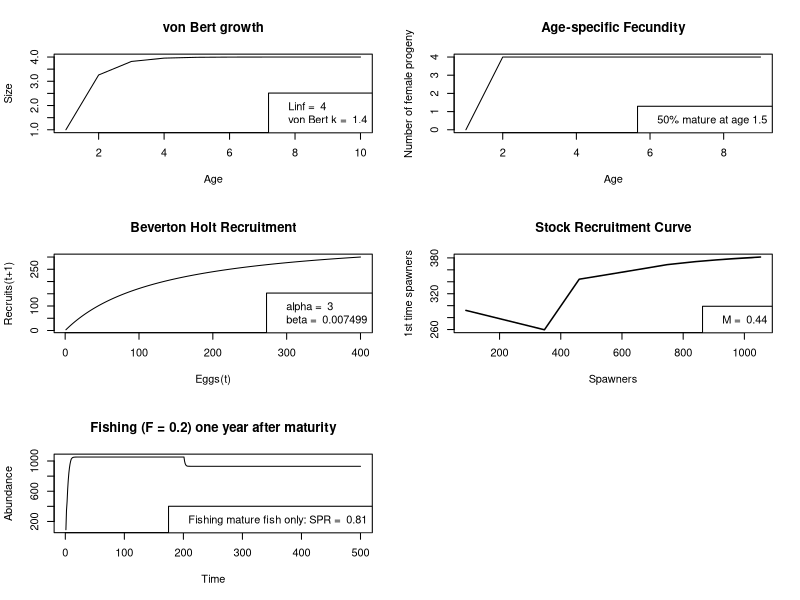
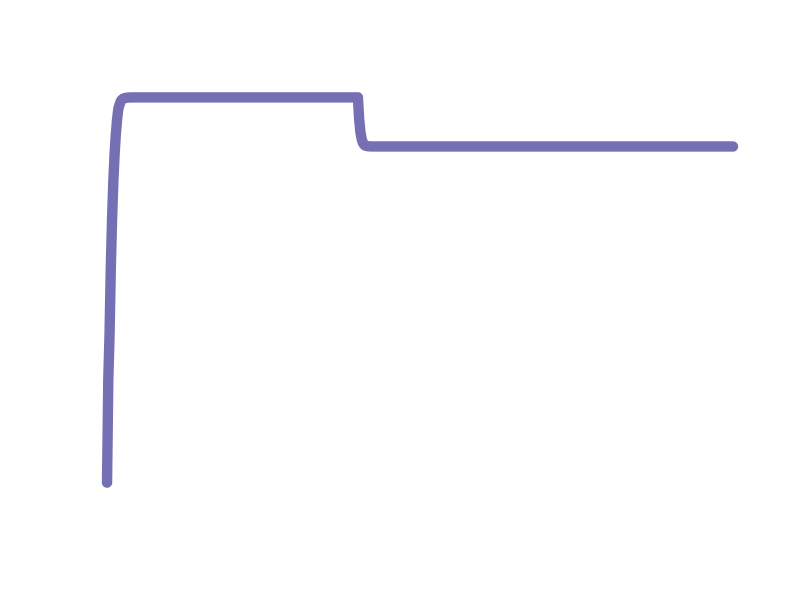
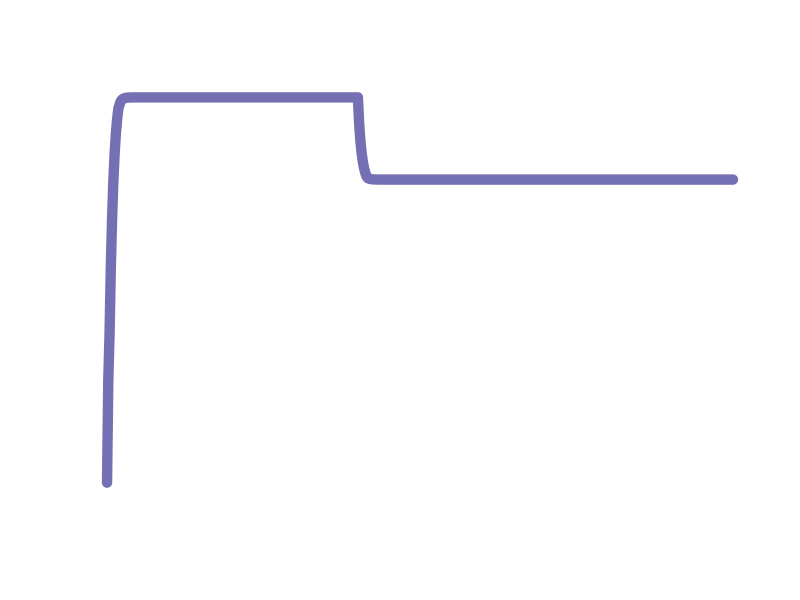

These figures' R source, in order:
##########################
# DART FROG PROJECTIONS

rm(list=ls(all=TRUE))
library(reshape)
#library(ggplot2)
library(plyr)
library(fields)

#Model parameters:
Npop=10  #initial pop size (not important)
Tmax=500 #max years
Tfishing=200 #when we start fishing
Trecovery=500 #stop fishing 

fishatmat=T # this switches which type of fishing (and graphing) we choose. If true, it graphs all life history graphs and age-selective fishing

#Life history parameters      	
recruitsize=1
Amax=10 #max age
amat=1.5 #age at maturation - this varies depending on the matration function chosen

Linf=4 #max size
k=1.4   # Growth function param
fishingsize = .75*Linf #size-selective fishery threshold size 


M=0.44   #natural mortality coef  

c=0   #egg slope 
d=4   #egg intercept

N0 = 100*Linf  # intitial number of eggs     
alpha = 3         # BH recruitment

q=1 #maturation ogive steepness (1 = very steep)

mu_f=0.2 #fishing mortality
harvest=c(0, mu_f)  

fishB=rep(0, length(harvest))
fishY=rep(0, length(harvest))
fishP=rep(0, length(harvest))
Recruits=rep(0, length(harvest))


#set up matrices
N=matrix(nrow=Amax, ncol=Tmax, data=0)

L=matrix(nrow=Amax, ncol=1, data=1)
mu=matrix(nrow=Amax, ncol=1, data=0)
E=matrix(nrow=Amax, ncol=Tmax, data=0)
S=matrix(nrow=1, ncol=Tmax, data=0)
P=matrix(nrow=1, ncol=Tmax)
B=matrix(nrow=1, ncol=Tmax)
Y=matrix(nrow=1, ncol=Tmax) 

#set up vectors to hold age-specific variables 
Pmale=rep(0, Amax) #probability of sex change
fert=rep(0, Tmax) #fert probability
pmat=rep(0, Amax) #maturation probability
eggs=rep(0, Amax) #fecundity
mu=rep(0, Amax) #natural mortality
select=rep(0, Amax) #fishery selectivity

N[1:10, 1]=Npop #initial population size
L[1]=recruitsize #larval size at recruitment



#First: Define the age-specific growth, 

for (a in 1:(Amax-1)) {
  
  #VBGE
  L[a+1]= Linf*(1-exp(-k)) + (L[a])*exp(-k) #length at age
  
}#end 1st age loop


# Second: define age-specific mortality and maturation, and fecundity

for (a in 1:(Amax)) {
  
  #natural mortality
  mu[a]= 1-(1/(1+Linf/L[a]*(exp(k)-1)))^(M/k)  #natural mortality function of Length
  
  #maturation ogive
  pmat[a]=ifelse( a < amat, 0, 1)     #knife edge maturation
  
  #FECUNDITY
  eggs[a]= c*L[a] + d #fecundity is a function of individual mass-at-age 
  
} #end 2nd age loop


#Third: define fishing selectivity    
for (a in 1:(Amax)) {
  #JUST AFTER AGE AT MATURATION
  if(fishatmat==1) {
    select[a] = ifelse( a < amat+1, 0, 1)  #knife edge gear selectivity right after maturation  
  } else {
    #JUST AFTER SIZE AT MATURATION
    #select[a]= ifelse( L[a] < (Lmat), 0, 1)  #gear selectivity same for all fish > maturation
    ##SIZE THRESHOLD
    select[a] = ifelse(L[a]< fishingsize, 0, 1)     
  }
} #end 3rd age loop


#Now for these age specific rates, simulate pop dynamics through time       
for(t in 1:(Tmax-1)) {
  
  
  E[,t]=N[, t]*pmat*eggs  #assuming spawning occurs between 1 t and the next
  
  P[t]= sum(E[,t])  #assuming fertilization is 100%
  
  beta= (alpha*P[t]-1)/(N0*P[t])  
  
  N[1,t+1]= alpha*P[t]/(1+beta*P[t]) #this is the N_0 class that is born and enters in the next time step.. 
  
  for (age in 1:(Amax-1)) {
    
    Fishing= if (Tfishing < t & Trecovery > t) {
      Fishing = select[age]*mu_f } else {
        Fishing = 0
      }
    
    N[age+1,t+1] = N[age, t]*exp(-mu[age]-Fishing)
    B[t]=sum(N[,t])
    Y[t]=sum((N[,t]) * (1-exp(-mu[age]-Fishing)) *(Fishing/(mu[age]+Fishing)))
    
    
    #assuming mortality happens after spawning
    
  } #end second age loop
  
} #end t loop

sums=colSums(N[amat:Amax,]) #calculate spawning popsize at each time


LEP_unfished=sum(E[,Tfishing-2])
LEP_fished=sum(E[,Tfishing+10])
SPR=LEP_fished/LEP_unfished

if(fishatmat==1) {
  
  par(mfrow=c(3,2))
  
  plot(1:Amax, L, type="l", main="von Bert growth", ylab="Size", xlab="Age")
  legend("bottomright", legend=c( paste("Linf = ", Linf), paste("von Bert k = ", k)))
  
  plot(1:(Amax-1), eggs[-Amax]*pmat[-Amax], type="l", main="Age-specific Fecundity", ylab="Number of female progeny", xlab= "Age")
  legend("bottomright", legend=c(paste("50% mature at age", amat)))
  
  
  P_= 1:N0
  R=alpha*P_/(1+beta*P_)
  plot(P_, R, type="l", main="Beverton Holt Recruitment", xlab="Eggs(t)", ylab="Recruits(t+1)")
  legend("bottomright", legend=c(paste("alpha = ", round(alpha,6)), paste("beta = ", round(beta, 6))))
  
  
  
  plot(sums[1:(Tmax-1)], N[amat,2:Tmax], main="Stock Recruitment Curve", xlab="Spawners", ylab="1st time spawners", type="l", lwd=1.5)
  #abline(coef=c(0,1),  lwd=.5)
  
  legend("bottomright", legend=c(paste("M = ", M)))
  
  
  plot(1:Tmax, sums, type="l", main = "Fishing (F = 0.2) one year after maturity", xlab="Time", ylab="Abundance")
  legend("bottomright", legend=c( paste("Fishing mature fish only: SPR = ", round(SPR, 2))))
} else {
  
  plot(1:Tmax, sums, type="l", main = "Fishing (F = 0.2) limit at 3/4 Linf ", xlab="Time", ylab="Abundance")
  #legend("bottomright", legend=c( paste("Fishing based on size: SPR = ", round(SPR, 2))))
  
  
}



par(mfrow=c(1,1), bg=NA)
plot(1:Tmax, sums, type="l", lwd = 10, col = "#7570b3", axes = F, xlab="", ylab="")

dev.copy(png,'dartfrog.png')
dev.off()




##################################
## juvenile mortality
#################################


rm(list=ls(all=TRUE))
library(reshape)
#library(ggplot2)
library(plyr)
library(fields)

#Model parameters:
Npop=10  #initial pop size (not important)
Tmax=500 #max years
Tfishing=200 #when we start fishing
Trecovery=500 #stop fishing 

fishatmat=T # this switches which type of fishing (and graphing) we choose. If true, it graphs all life history graphs and age-selective fishing

#Life history parameters      	
recruitsize=1
Amax=10 #max age
amat=1.5 #age at maturation - this varies depending on the matration function chosen

Linf=4 #max size
k=1.4   # Growth function param
fishingsize = .75*Linf #size-selective fishery threshold size 


M=0.44   #natural mortality coef  

c=0   #egg slope 
d=4   #egg intercept

N0 = 100*Linf  # intitial number of eggs     
alpha = 3         # BH recruitment

q=1 #maturation ogive steepness (1 = very steep)

mu_f=0.2 #fishing mortality
harvest=c(0, mu_f)  

fishB=rep(0, length(harvest))
fishY=rep(0, length(harvest))
fishP=rep(0, length(harvest))
Recruits=rep(0, length(harvest))


#set up matrices
N=matrix(nrow=Amax, ncol=Tmax, data=0)

L=matrix(nrow=Amax, ncol=1, data=1)
mu=matrix(nrow=Amax, ncol=1, data=0)
E=matrix(nrow=Amax, ncol=Tmax, data=0)
S=matrix(nrow=1, ncol=Tmax, data=0)
P=matrix(nrow=1, ncol=Tmax)
B=matrix(nrow=1, ncol=Tmax)
Y=matrix(nrow=1, ncol=Tmax) 

#set up vectors to hold age-specific variables 
Pmale=rep(0, Amax) #probability of sex change
fert=rep(0, Tmax) #fert probability
pmat=rep(0, Amax) #maturation probability
eggs=rep(0, Amax) #fecundity
mu=rep(0, Amax) #natural mortality
select=rep(0, Amax) #fishery selectivity

N[1:10, 1]=Npop #initial population size
L[1]=recruitsize #larval size at recruitment



#First: Define the age-specific growth, 

for (a in 1:(Amax-1)) {
  
  #VBGE
  L[a+1]= Linf*(1-exp(-k)) + (L[a])*exp(-k) #length at age
  
}#end 1st age loop


# Second: define age-specific mortality and maturation, and fecundity

for (a in 1:(Amax)) {
  
  #natural mortality
  mu[a]= 1-(1/(1+Linf/L[a]*(exp(k)-1)))^(M/k)  #natural mortality function of Length
  
  #maturation ogive
  pmat[a]=ifelse( a < amat, 0, 1)     #knife edge maturation
  
  #FECUNDITY
  eggs[a]= c*L[a] + d #fecundity is a function of individual mass-at-age 
  
} #end 2nd age loop


#Third: define fishing selectivity    
for (a in 1:(Amax)) {
  #JUST AFTER AGE AT MATURATION
  if(fishatmat==1) {
    select[a] = ifelse( a > amat+1, 0, 1)  #knife edge gear selectivity right after maturation  
  } else {
    #JUST AFTER SIZE AT MATURATION
    #select[a]= ifelse( L[a] < (Lmat), 0, 1)  #gear selectivity same for all fish > maturation
    ##SIZE THRESHOLD
    select[a] = ifelse(L[a] > fishingsize, 0, 1)     
  }
} #end 3rd age loop


#Now for these age specific rates, simulate pop dynamics through time       
for(t in 1:(Tmax-1)) {
  
  
  E[,t]=N[, t]*pmat*eggs  #assuming spawning occurs between 1 t and the next
  
  P[t]= sum(E[,t])  #assuming fertilization is 100%
  
  beta= (alpha*P[t]-1)/(N0*P[t])  
  
  N[1,t+1]= alpha*P[t]/(1+beta*P[t]) #this is the N_0 class that is born and enters in the next time step.. 
  
  for (age in 1:(Amax-1)) {
    
    Fishing= if (Tfishing < t & Trecovery > t) {
      Fishing = select[age]*mu_f } else {
        Fishing = 0
      }
    
    N[age+1,t+1] = N[age, t]*exp(-mu[age]-Fishing)
    B[t]=sum(N[,t])
    Y[t]=sum((N[,t]) * (1-exp(-mu[age]-Fishing)) *(Fishing/(mu[age]+Fishing)))
    
    
    #assuming mortality happens after spawning
    
  } #end second age loop
  
} #end t loop

sums=colSums(N[amat:Amax,]) #calculate spawning popsize at each time


LEP_unfished=sum(E[,Tfishing-2])
LEP_fished=sum(E[,Tfishing+10])
SPR=LEP_fished/LEP_unfished



par(bg=NA)
plot(1:Tmax, sums, type="l", lwd = 10, col = "#7570b3", axes = F, xlab="", ylab="")

dev.copy(png,'dartfrog2.png')
dev.off()
